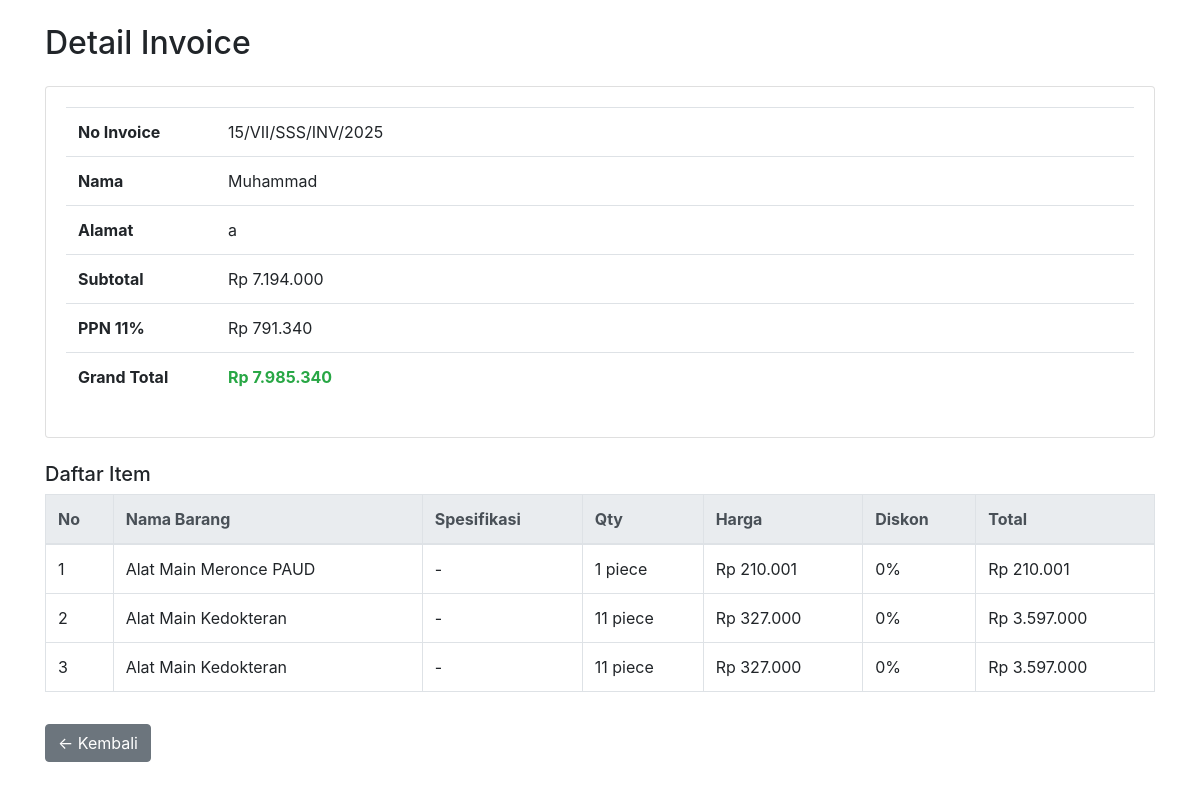
Screenshot of /invoice/detail_invoice.php?id=15 with the database file from the repository.
### tables this page shows
CREATE TABLE `invoices` (
  `id` int(11) NOT NULL,
  `user_id` int(11) NOT NULL,
  `invoice_number` varchar(255) NOT NULL,
  `client_name` varchar(255) NOT NULL,
  `address` varchar(1000) NOT NULL,
  `subtotal` int(50) NOT NULL,
  `tax` int(50) NOT NULL,
  `shipping` int(50) NOT NULL,
  `grand_total` int(50) NOT NULL,
  `amount` int(50) NOT NULL,
  `created_at` varchar(255) NOT NULL,
  `status` varchar(255) NOT NULL,
  `rek` tinyint(1) DEFAULT 1,
  `delivery_time` varchar(255) NOT NULL,
  `delivery_unit` varchar(255) NOT NULL,
  `client_nik` varchar(255) NOT NULL
);

CREATE TABLE `invoice_items` (
  `invoice_id` varchar(255) NOT NULL,
  `id_product` int(11) NOT NULL,
  `name` varchar(255) NOT NULL,
  `qty` int(11) NOT NULL,
  `price` int(255) NOT NULL,
  `discount` int(255) NOT NULL,
  `unit` varchar(255) NOT NULL,
  `net` int(255) NOT NULL
);

### invoice/detail_invoice.php (the view, shortened to what this page needs)
<?php
include '../config.php';
$id = intval($_GET['id']);
$result = $conn->query("SELECT * FROM invoices WHERE id = $id");
$invoice = $result->fetch_assoc();
$items_query = $conn->query("SELECT * FROM invoice_items WHERE invoice_id = $id");
$items = [];
while ($item = $items_query->fetch_assoc()) {
    $items[] = $item;
}
?>
<!DOCTYPE html>
<html lang="id">
<head>
    <link href="https://cdn.jsdelivr.net/npm/bootstrap@4.6.0/dist/css/bootstrap.min.css" rel="stylesheet">
</head>
<body>
    <div class="container mt-4">
        <h2 class="mb-4">Detail Invoice</h2>
        <div class="card mb-4">
            <div class="card-body">
                <table class="table table-only-top">
                    <tr>
                        <th style="width: 150px;">No Invoice</th>
                        <td><?= htmlspecialchars($invoice['invoice_number']) ?></td>
                    </tr>
                    <tr>
                        <th>Nama</th>
                        <td><?= htmlspecialchars($invoice['client_name']) ?></td>
                    </tr>
                    <tr>
                        <th>Alamat</th>
                        <td><?= htmlspecialchars($invoice['address']) ?></td>
                    </tr>
                    <tr>
                        <th>Subtotal</th>
                        <td>Rp <?= number_format($invoice['subtotal'], 0, ',', '.') ?></td>
                    </tr>
                    <tr>
                        <th>PPN 11%</th>
                        <td>Rp <?= number_format($invoice['tax'], 0, ',', '.') ?></td>
                    </tr>
                    <tr>
                        <th>Grand Total</th>
                        <td><span class="text-success font-weight-bold">Rp
                                <?= number_format($invoice['grand_total'], 0, ',', '.') ?></span></td>
                    </tr>
                </table>
            </div>
        </div>
        <h5>Daftar Item</h5>
        <table class="table table-bordered table-hover">
            <thead class="thead-light">
                <tr>
                    <th>No</th>
                    <th>Nama Barang</th>
                    <th>Spesifikasi</th>
                    <th>Qty</th>
                    <th>Harga</th>
                    <th>Diskon</th>
                    <th>Total</th>
                </tr>
            </thead>
            <tbody>
                <?php
                $no = 1;
                foreach ($items as $item):
                    $total = ($item['qty'] * $item['price']) * (1 - $item['discount'] / 100);
                    ?>
                    <tr>
                        <td><?= $no++ ?></td>
                        <td><?= htmlspecialchars($item['name']) ?></td>
                        <td><?= htmlspecialchars($item['spec'] ?? '-') ?></td>
                        <td><?= $item['qty'] . ' ' . htmlspecialchars($item['unit']) ?></td>
                        <td>Rp <?= number_format($item['price'], 0, ',', '.') ?></td>
                        <td><?= $item['discount'] ?>%</td>
                        <td>Rp <?= number_format($total, 0, ',', '.') ?></td>
                    </tr>
                <?php endforeach; ?>
            </tbody>
        </table>
        <a href="../view_letter.php" class="btn btn-secondary mt-3" style="margin-bottom: 45px;">← Kembali</a>
    </div>
</body>
</html>

### rows the page displays
invoices: invoice_number "15/VII/SSS/INV/2025", client_name "Muhammad", address "a", subtotal "7.194.000", tax "791.340", grand_total "7.985.340"
invoice_items: name "Alat Main Meronce PAUD", spec "-", qty "1", unit "piece", price "210.001", discount "0", total "210.001"
invoice_items: name "Alat Main Kedokteran", spec "-", qty "11", unit "piece", price "327.000", discount "0", total "3.597.000"
invoice_items: name "Alat Main Kedokteran", spec "-", qty "11", unit "piece", price "327.000", discount "0", total "3.597.000"
